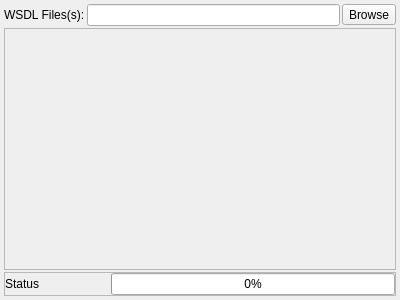
<?xml version="1.0" encoding="UTF-8"?>
<ui version="4.0">
 <class>WsdlView</class>
 <widget class="QWidget" name="WsdlView">
  <property name="geometry">
   <rect>
    <x>0</x>
    <y>0</y>
    <width>400</width>
    <height>300</height>
   </rect>
  </property>
  <property name="windowTitle">
   <string>WsdlView</string>
  </property>
  <layout class="QVBoxLayout" name="verticalLayout">
   <property name="spacing">
    <number>2</number>
   </property>
   <property name="leftMargin">
    <number>4</number>
   </property>
   <property name="topMargin">
    <number>4</number>
   </property>
   <property name="rightMargin">
    <number>4</number>
   </property>
   <property name="bottomMargin">
    <number>4</number>
   </property>
   <item>
    <layout class="QHBoxLayout" name="horizontalLayout">
     <property name="spacing">
      <number>2</number>
     </property>
     <item>
      <widget class="QLabel" name="label">
       <property name="text">
        <string>WSDL Files(s):</string>
       </property>
       <property name="margin">
        <number>2</number>
       </property>
      </widget>
     </item>
     <item>
      <widget class="QLineEdit" name="FileNameLabel">
       <property name="readOnly">
        <bool>false</bool>
       </property>
      </widget>
     </item>
     <item>
      <widget class="QToolButton" name="BrowseBtn">
       <property name="toolTip">
        <string>Browse for 1 or more WSDL Files</string>
       </property>
       <property name="text">
        <string>Browse</string>
       </property>
      </widget>
     </item>
    </layout>
   </item>
   <item>
    <widget class="QScrollArea" name="ScrollArea">
     <property name="widgetResizable">
      <bool>true</bool>
     </property>
     <widget class="QWidget" name="scrollAreaWidgetContents">
      <property name="geometry">
       <rect>
        <x>0</x>
        <y>0</y>
        <width>390</width>
        <height>239</height>
       </rect>
      </property>
     </widget>
    </widget>
   </item>
   <item>
    <widget class="QFrame" name="StatusFrame">
     <property name="frameShape">
      <enum>QFrame::StyledPanel</enum>
     </property>
     <property name="frameShadow">
      <enum>QFrame::Raised</enum>
     </property>
     <layout class="QVBoxLayout" name="verticalLayout_2">
      <property name="spacing">
       <number>0</number>
      </property>
      <property name="leftMargin">
       <number>0</number>
      </property>
      <property name="topMargin">
       <number>0</number>
      </property>
      <property name="rightMargin">
       <number>0</number>
      </property>
      <property name="bottomMargin">
       <number>0</number>
      </property>
      <item>
       <layout class="QHBoxLayout" name="horizontalLayout_2">
        <item>
         <widget class="QLabel" name="StatusLabel">
          <property name="minimumSize">
           <size>
            <width>100</width>
            <height>0</height>
           </size>
          </property>
          <property name="text">
           <string>Status</string>
          </property>
         </widget>
        </item>
        <item>
         <widget class="QProgressBar" name="ProgressBar">
          <property name="value">
           <number>0</number>
          </property>
         </widget>
        </item>
       </layout>
      </item>
     </layout>
    </widget>
   </item>
  </layout>
 </widget>
 <layoutdefault spacing="6" margin="11"/>
 <resources/>
 <connections/>
</ui>
